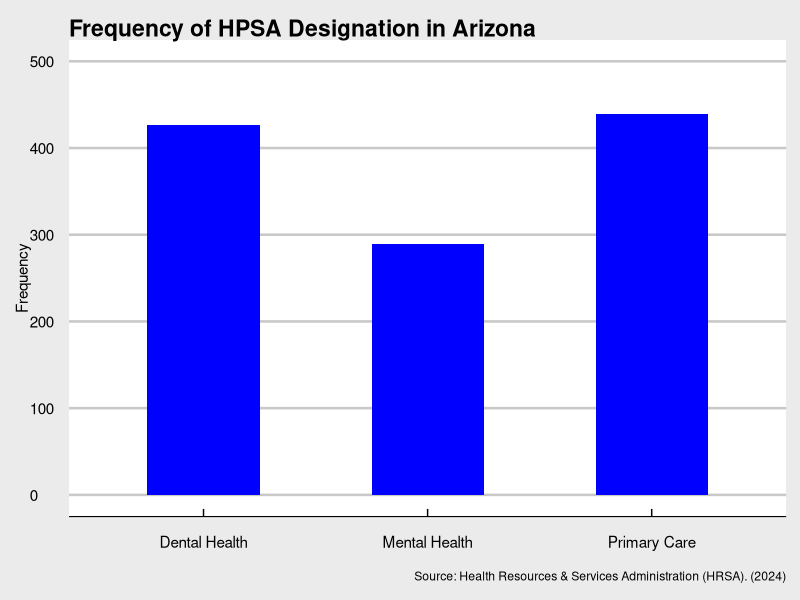
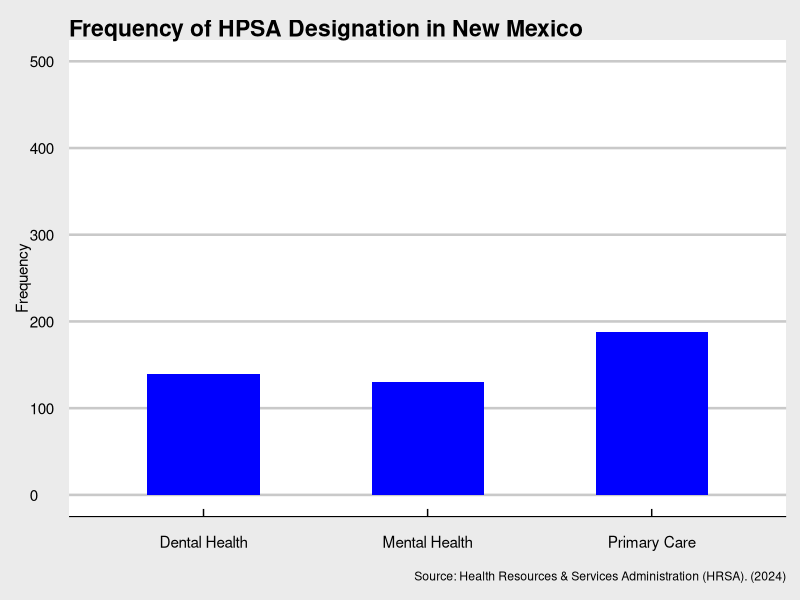
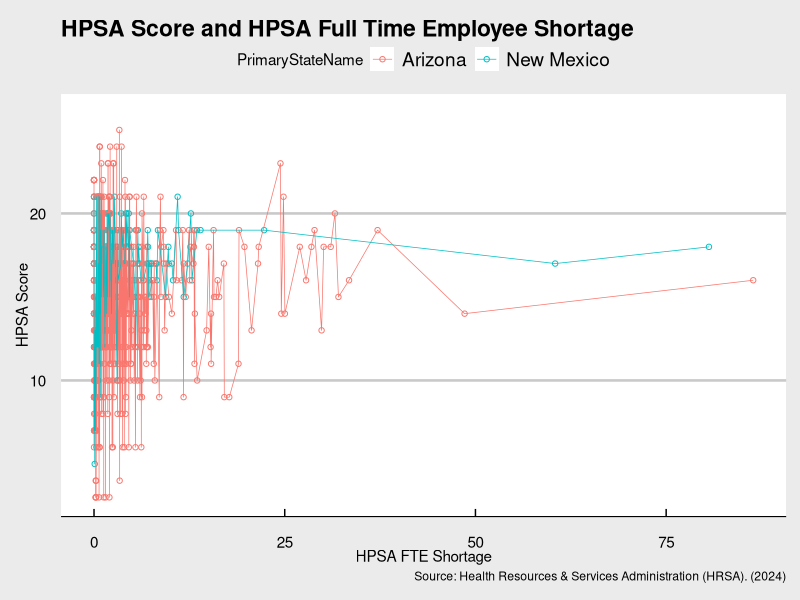
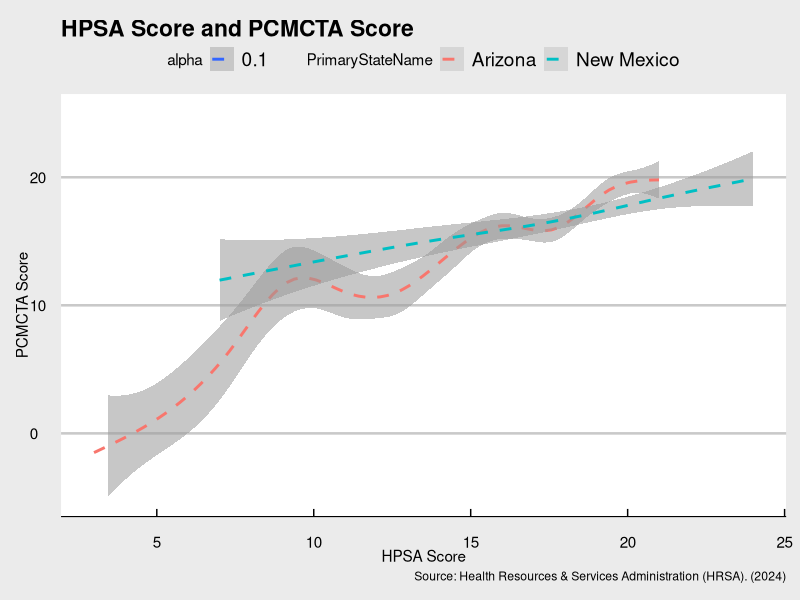
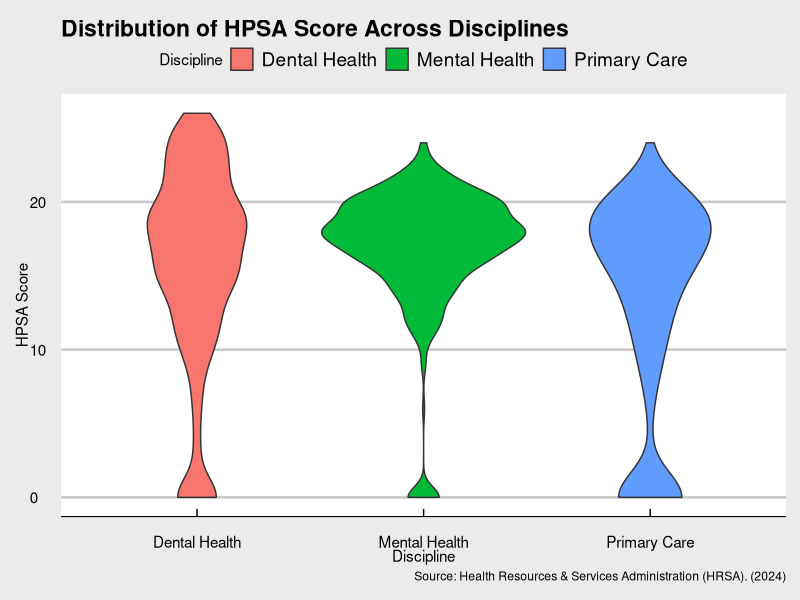

Source code (R) for these figures, in order:
## ---- chunk 1
#| warning: false

#load libraries
library(tidyverse)
library(ggplot2)
library(haven)
library(here)
library(ggthemes)

#load and clean data

data <- read_csv(
  here("Hpsa_Find_Export.csv")
  ) 

data <- data %>%
  filter(PrimaryStateName == "New Mexico" | PrimaryStateName == "Arizona")
## ---- chunk 2
#| warning: false

data %>%
  filter(PrimaryStateName == "Arizona") %>%
  ggplot(aes(x=Discipline)) +
  geom_bar(fill = "blue", position = "dodge", width = 0.5) +
  labs(
    title = "Frequency of HPSA Designation in Arizona",
    x = "",
    y = "Frequency",
    caption = "Source: Health Resources & Services Administration (HRSA). (2024)"
  ) +
  theme_economist_white() +
  scale_y_continuous(limits = c(0, 500))
  
data %>%
  filter(PrimaryStateName == "New Mexico") %>%
  ggplot(aes(x=Discipline)) +
  geom_bar(fill = "blue", position = "dodge", width = 0.5) +
  labs(
    title = "Frequency of HPSA Designation in New Mexico",
    x = "",
    y = "Frequency",
    caption = "Source: Health Resources & Services Administration (HRSA). (2024)"
  ) +
  theme_economist_white() +
  scale_y_continuous(limits = c(0, 500))

## ---- chunk 3
#| warning: false

data %>%
  filter(HPSAScore > 0) %>%
  ggplot(aes(x=HPSAFTEShort, y=HPSAScore, color = PrimaryStateName) )+
  geom_point(shape = 1) +
  geom_line(size = 0.25) +
  labs(
    title = "HPSA Score and HPSA Full Time Employee Shortage",
    x = "HPSA FTE Shortage",
    y = "HPSA Score",
    caption = "Source: Health Resources & Services Administration (HRSA). (2024)"
  ) +
  theme_economist_white()
## ---- chunk 4
#| warning: false

data %>%
  filter(HPSAScore > 0) %>%
  ggplot(aes(x=HPSAScore, y=PCMCTAScore, alpha = 0.1, group_by = PrimaryStateName)) +
  geom_smooth(linetype = "dashed", aes(color = PrimaryStateName)) +
  labs(
    title = "HPSA Score and PCMCTA Score",
    x = "HPSA Score",
    y = "PCMCTA Score",
    caption = "Source: Health Resources & Services Administration (HRSA). (2024)"
  ) +
  theme_economist_white() +
  scale_y_continuous(limits = c(-5, 25))
## ---- chunk 5
#| warning: false

data %>%
  ggplot(aes(x = Discipline, y = HPSAScore, fill = Discipline)) +
  geom_violin() +
  labs(
    title = "Distribution of HPSA Score Across Disciplines",
    x = "Discipline",
    y = "HPSA Score",
    caption = "Source: Health Resources & Services Administration (HRSA). (2024)"
  ) +
  theme_economist_white()
